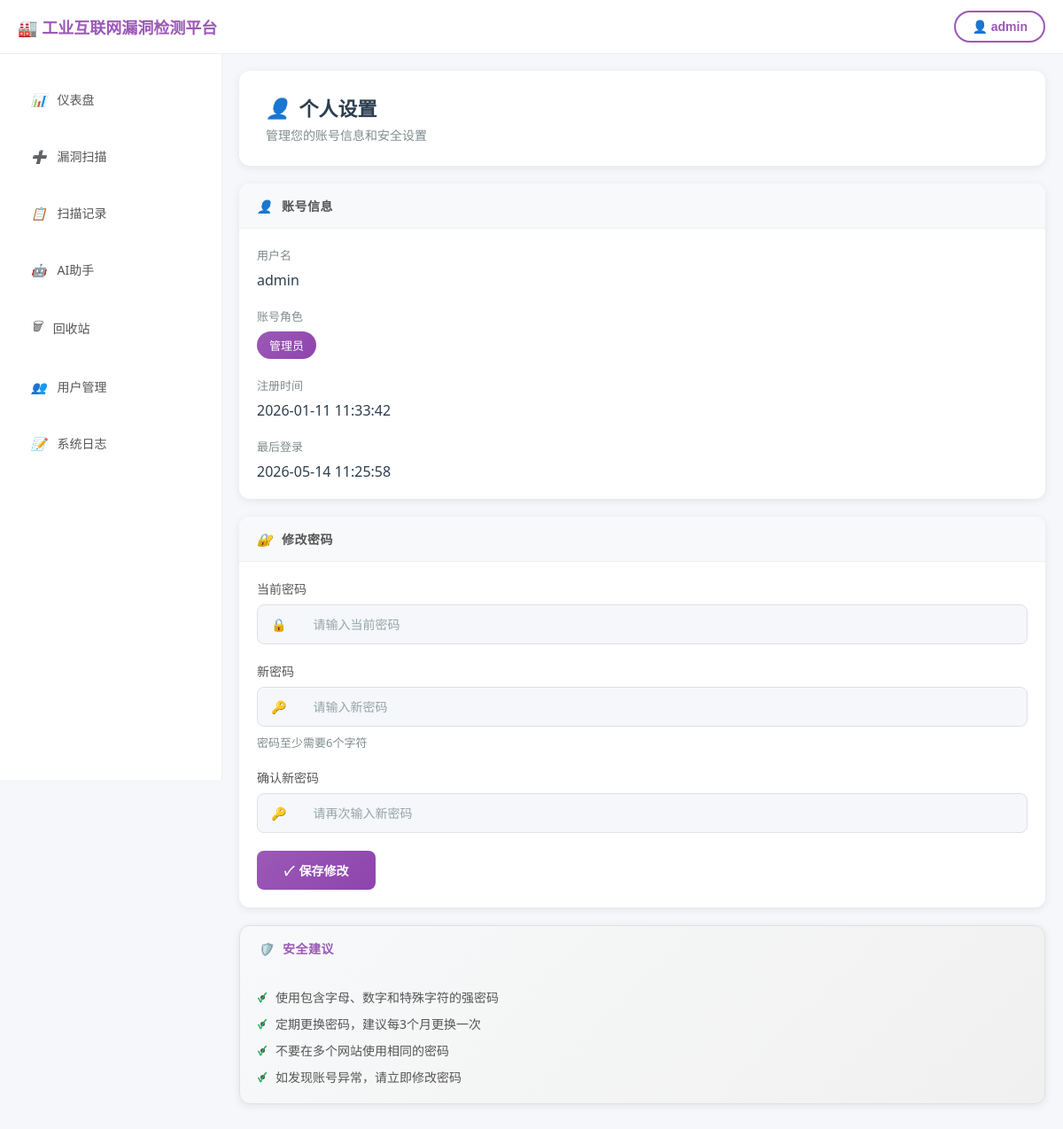
Screenshot of /profile (signed in) with the database file from the repository.
### models.py (models this page shows, shortened)
class User(db.Model):
    __tablename__ = 'users'
    id = db.Column(db.Integer, primary_key=True)
    username = db.Column(db.String(80), unique=True, nullable=False, comment='用户名')
    email = db.Column(db.String(120), unique=True, nullable=True, comment='邮箱')
    password_hash = db.Column(db.String(256), nullable=False, comment='密码哈希')
    role = db.Column(db.String(20), default='user', comment='角色: user/admin')
    status = db.Column(db.String(20), default='active', comment='状态: active/banned')
    created_at = db.Column(db.DateTime, default=datetime.utcnow, comment='创建时间')
    last_login = db.Column(db.DateTime, comment='最后登录时间')
    scan_tasks = db.relationship('ScanTask', backref='user', lazy='dynamic')
    system_logs = db.relationship('SystemLog', backref='user', lazy='dynamic')

### app.py (the view)
@app.route('/profile')
@login_required
def profile():
    user = User.query.get(session['user_id'])
    return render_template('user/profile.html', user=user)

### app.py (called while the page is built)
def login_required(f):
    @wraps(f)
    def decorated_function(*args, **kwargs):
        if 'user_id' not in session:
            flash('请先登录', 'warning')
            return redirect(url_for('login'))
        return f(*args, **kwargs)
    return decorated_function

### templates/user/profile.html (shortened to what this page needs)
{% extends "base.html" %}
{% block content %}
<div class="page-header">
    <div class="title-section">
        <h1><i>👤</i>个人设置</h1>
        <p>管理您的账号信息和安全设置</p>
    </div>
</div>
<div class="row g-4">
    <div class="col-lg-6">
        <div class="profile-card">
            <div class="card-header">
                <i>👤</i>账号信息
            </div>
            <div class="card-body">
                <div class="info-item">
                    <label>用户名</label>
                    <div class="value">{{ user.username }}</div>
                </div>
                <div class="info-item">
                    <label>账号角色</label>
                    <div>
                        {% if user.role == 'admin' %}
                        <span class="role-badge admin">
                            管理员
                        </span>
                        {% else %}
                        <span class="role-badge user">普通用户</span>
                        {% endif %}
                    </div>
                </div>
                <div class="info-item">
                    <label>注册时间</label>
                    <div class="value">{{ user.created_at.strftime('%Y-%m-%d %H:%M:%S') }}</div>
                </div>
                <div class="info-item">
                    <label>最后登录</label>
                    <div class="value">{{ user.last_login.strftime('%Y-%m-%d %H:%M:%S') if user.last_login else '从未登录' }}</div>
                </div>
            </div>
        </div>
    </div>
    <div class="col-lg-6">
        <div class="profile-card">
            <div class="card-header">
                <i>🔐</i>修改密码
            </div>
            <div class="card-body">
                <form method="POST" action="{{ url_for('change_password') }}" id="passwordForm">
                    <div class="form-group">
                        <label for="current_password">当前密码</label>
                        <div class="input-wrapper">
                            <span class="input-icon">🔒</span>
                            <input type="password" id="current_password" name="current_password" placeholder="请输入当前密码" required>
                        </div>
                    </div>
                    <div class="form-group">
                        <label for="new_password">新密码</label>
                        <div class="input-wrapper">
                            <span class="input-icon">🔑</span>
                            <input type="password" id="new_password" name="new_password" placeholder="请输入新密码" minlength="6" required>
                        </div>
                        <div class="form-text">密码至少需要6个字符</div>
                    </div>
                    <div class="form-group">
                        <label for="confirm_password">确认新密码</label>
                        <div class="input-wrapper">
                            <span class="input-icon">🔑</span>
                            <input type="password" id="confirm_password" name="confirm_password" placeholder="请再次输入新密码" required>
                        </div>
                    </div>
                    <button type="submit" class="btn-submit">
                        <i>✓</i>保存修改
                    </button>
                </form>
            </div>
        </div>
        <div class="profile-card security-card">
            <div class="card-header">
                <i>🛡️</i>安全建议
            </div>
            <div class="card-body">
                <ul class="security-tips">
                    <li>使用包含字母、数字和特殊字符的强密码</li>
                    <li>定期更换密码，建议每3个月更换一次</li>
                    <li>不要在多个网站使用相同的密码</li>
                    <li>如发现账号异常，请立即修改密码</li>
                </ul>
            </div>
        </div>
    </div>
</div>
{% endblock %}

### templates/base.html (style rules this page uses)
body { font-family: 'Segoe UI', Tahoma, Geneva, Verdana, sans-serif; margin: 0; padding: 0; background-color: #f5f7fa; }
.page-header { margin-bottom: 20px; }
.page-header h1 { margin: 0; color: #2c3e50; font-size: 24px; display: flex; align-items: center; gap: 10px; }
.page-header p { margin: 5px 0 0 0; color: #7f8c8d; font-size: 14px; }
.form-group { margin-bottom: 20px; }
.form-group label { display: block; margin-bottom: 8px; font-weight: bold; }
.form-group input, .form-group select { width: 100%; padding: 12px; border: 1px solid #ddd; border-radius: 4px; font-size: 16px; box-sizing: border-box; }

### templates/user/profile.html (style rules this page uses)
.page-header { background: white; border-radius: 12px; box-shadow: 0 2px 10px rgba(0,0,0,0.08); padding: 25px 30px; margin-bottom: 20px; }
.page-header .title-section h1 { margin: 0; font-size: 22px; font-weight: 600; color: #2c3e50; display: flex; align-items: center; gap: 10px; }
.page-header .title-section p { margin: 5px 0 0; font-size: 14px; color: #7f8c8d; }
.profile-card { background: white; border-radius: 12px; box-shadow: 0 2px 10px rgba(0,0,0,0.08); overflow: hidden; margin-bottom: 20px; }
.profile-card .card-header { padding: 15px 20px; background: #f8f9fa; border-bottom: 1px solid #eee; font-size: 14px; font-weight: 600; color: #555; text-transform: uppercase; letter-spacing: 0.5px; display: flex; align-items: center; gap: 10px; }
.profile-card .card-body { padding: 20px; }
.info-item { margin-bottom: 20px; }
.info-item:last-child { margin-bottom: 0; }
.info-item label { display: block; margin-bottom: 8px; font-size: 13px; color: #7f8c8d; font-weight: 500; }
.info-item .value { font-size: 16px; color: #2c3e50; font-weight: 500; }
.role-badge { display: inline-block; padding: 6px 14px; border-radius: 20px; font-size: 13px; font-weight: 500; }
.role-badge.admin { background: linear-gradient(135deg, #9b59b6 0%, #8e44ad 100%); color: white; }
.form-group { margin-bottom: 20px; }
.form-group label { display: block; margin-bottom: 8px; font-size: 14px; font-weight: 500; color: #555; }
.form-group .input-wrapper { display: flex; background: #f5f7fa; border-radius: 8px; overflow: hidden; border: 1px solid #e0e0e0; transition: border-color 0.3s, box-shadow 0.3s; }
.form-group .input-icon { padding: 12px 15px; background: transparent; color: #9b59b6; border: none; font-size: 14px; }
.form-group input { flex: 1; padding: 12px 15px; border: none; background: transparent; font-size: 14px; outline: none; color: #2c3e50; }
.form-group input::placeholder { color: #95a5a6; }
.form-text { font-size: 13px; color: #7f8c8d; margin-top: 8px; }
.btn-submit { background: linear-gradient(135deg, #9b59b6 0%, #8e44ad 100%); color: white; border: none; padding: 12px 30px; border-radius: 8px; font-size: 14px; font-weight: 600; cursor: pointer; display: flex; align-items: center; gap: 8px; transition: all 0.3s; }
.security-card { background: linear-gradient(135deg, #f8f9fa 0%, #f0f0f0 100%); border: 1px solid #e0e0e0; }
.security-card .card-header { background: transparent; border-bottom: none; color: #9b59b6; }
.security-tips { margin: 0; padding-left: 20px; }
.security-tips li { margin-bottom: 10px; font-size: 14px; color: #555; position: relative; }
.security-tips li:before { content: '✓'; position: absolute; left: -20px; color: #27ae60; font-weight: bold; }
.security-tips li:last-child { margin-bottom: 0; }

### rows the page displays
User: username "admin", created_at "2026-01-11 11:33:42", last_login "2026-05-14 11:25:58"

### other values shown
{{ session.get('username', '用户') }} "admin"
